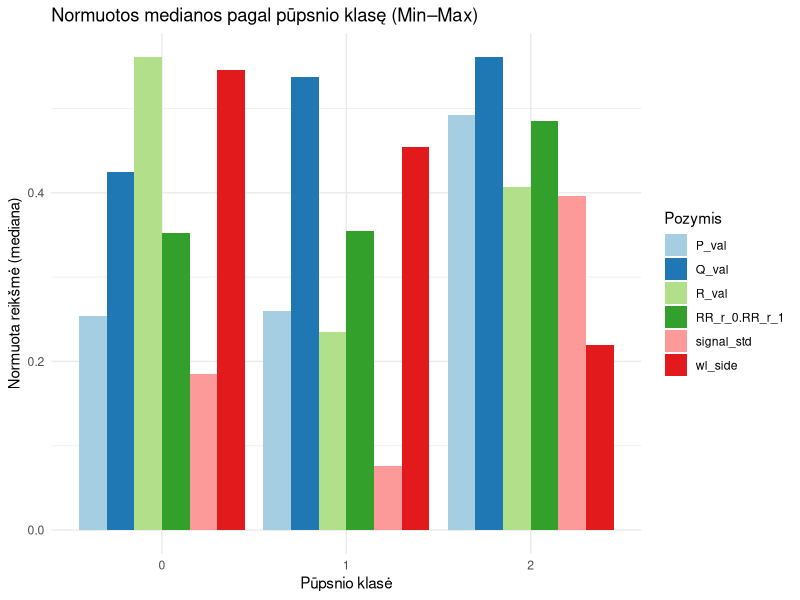
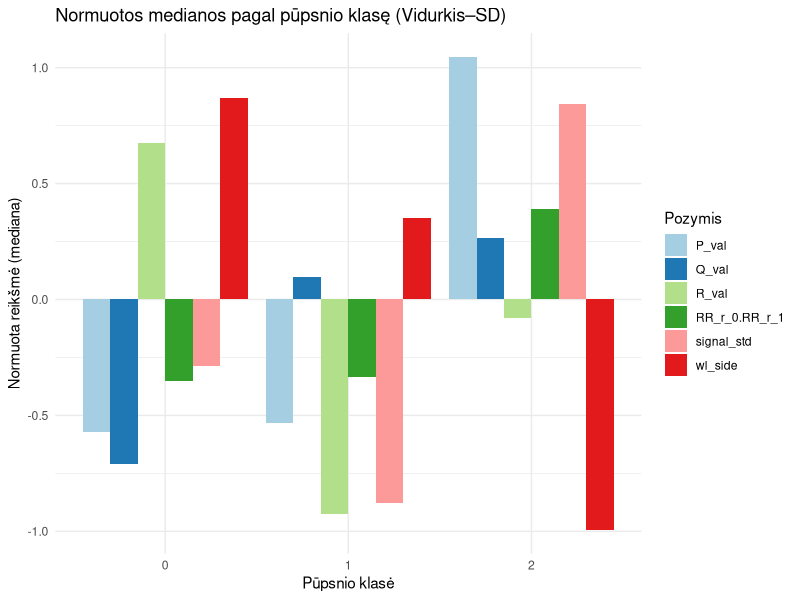

Reproduce these figures in R, in order.
library(dplyr)
library(tidyr)
library(ggplot2)


df_mean_sd  <- read.csv("csv/normalized_mean_sd.csv")
df_min_max  <- read.csv("csv/normalized_min_max.csv")


med_vals_minmax <- df_min_max %>%
  mutate(label = as.factor(label)) %>%
  group_by(label) %>%
  summarise(across(where(is.numeric), ~ median(.x, na.rm = TRUE)), .groups = "drop") %>%
  pivot_longer(-label, names_to = "Pozymis", values_to = "Reiksme")

ggplot(med_vals_minmax, aes(x = label, y = Reiksme, fill = Pozymis)) +
  geom_col(position = "dodge") +
  labs(
    title = "Normuotos medianos pagal pūpsnio klasę (Min–Max)",
    x = "Pūpsnio klasė", y = "Normuota reikšmė (mediana)"
  ) +
  theme_minimal() +
  scale_fill_brewer(palette = "Paired")


med_vals_z <- df_mean_sd %>%
  mutate(label = as.factor(label)) %>%
  group_by(label) %>%
  summarise(across(where(is.numeric), ~ median(.x, na.rm = TRUE)), .groups = "drop") %>%
  pivot_longer(-label, names_to = "Pozymis", values_to = "Reiksme")

ggplot(med_vals_z, aes(x = label, y = Reiksme, fill = Pozymis)) +
  geom_col(position = "dodge") +
  labs(
    title = "Normuotos medianos pagal pūpsnio klasę (Vidurkis–SD)",
    x = "Pūpsnio klasė", y = "Normuota reikšmė (mediana)"
  ) +
  theme_minimal() +
  scale_fill_brewer(palette = "Paired")
